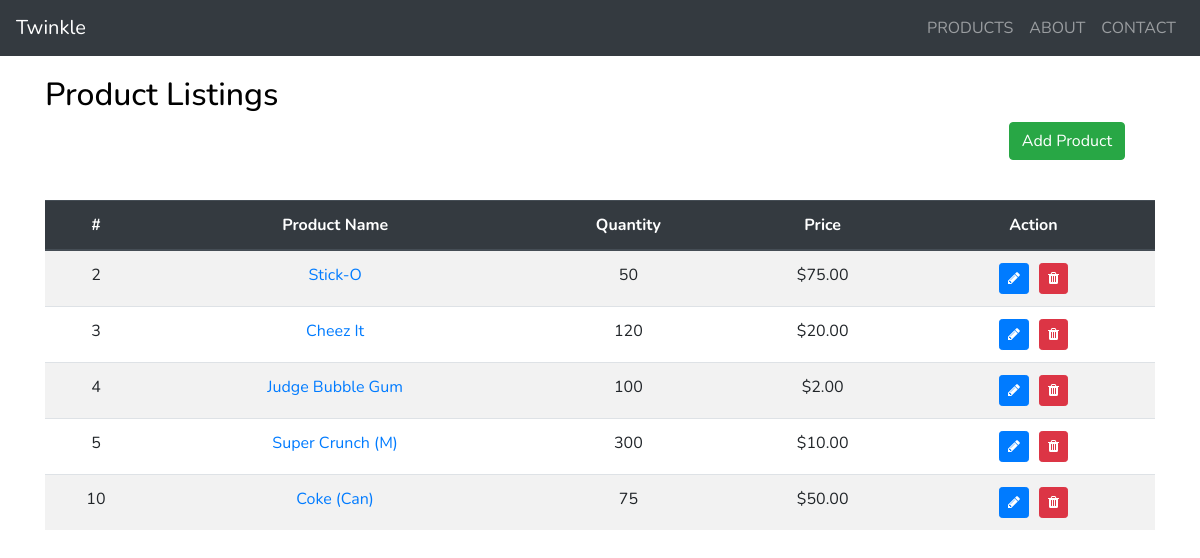
The app's page /ourProducts.php with its own data.
### tables this page shows
CREATE TABLE `products` (
  `id` int(11) NOT NULL AUTO_INCREMENT,
  `product_name` varchar(191) DEFAULT NULL,
  `product_code` varchar(191) DEFAULT NULL,
  `price` float DEFAULT NULL,
  `quantity` int(11) DEFAULT NULL,
  `img` varchar(191) DEFAULT NULL,
  `description` text,
  PRIMARY KEY (`id`)
);

### products.php (called while the page is built)
<?php
    include 'sql.php';
    if(isset($_GET['get_id'])){
        $q = 'SELECT * FROM products WHERE id = '.$_GET['get_id'];
    }else{
        $q = 'SELECT * FROM products';
    }
    $result = mysqli_query($conn, $q);
    $products = [];
    if (mysqli_num_rows($result) > 0) {
        while ($row = mysqli_fetch_assoc($result)) {
            $products[] = $row;
        }
    }
?>

### ourProducts.php (the view, shortened to what this page needs)
<?php
include 'products.php';
?>
<!DOCTYPE html>
<html lang="en">
<head>
    <link rel="stylesheet" href="https://stackpath.bootstrapcdn.com/bootstrap/4.3.1/css/bootstrap.min.css">
    <link href="https://stackpath.bootstrapcdn.com/font-awesome/4.7.0/css/font-awesome.min.css" rel="stylesheet">
    <link href="style.css" rel="stylesheet">
</head>
<body>
    <nav class="navbar navbar-expand-sm navbar-dark bg-dark">
        <a href="/month_1/" class="navbar-brand">Twinkle</a>
        <div class="collapse navbar-collapse" id="navbarMenu">
            <ul class="navbar-nav ml-auto">
                <li class="nav-item">
                    <a class="nav-link" href="#">PRODUCTS</a>
                </li>
                <li class="nav-item">
                    <a class="nav-link" href="#">ABOUT</a>
                </li>
                <li class="nav-item">
                    <a class="nav-link" href="#">CONTACT</a>
                </li>
            </ul>
        </div>
    </nav>
    <div class="container">
        <div class="clearfix" style="height: 20px;"></div>
        <div class="page-header">
            <h2 class="heads">Product Listings</h3>
        </div>
        <div class="col-md-12">
            <div class="col-md-3 offset-md-9 text-right">
                <a href="/addProduct.php" class="btn btn-success">Add Product</a>
            </div>
        </div>
        <div class="clearfix" style="height: 20px;"></div>
        <div class="clearfix" style="height: 20px;"></div>
        <table class="table table-striped">
            <thead class="thead-dark">
                <th class="text-center">#</th>
                <th class="text-center">Product Name</th>
                <th class="text-center">Quantity</th>
                <th class="text-center">Price</th>
                <th class="text-center">Action</th>
            </thead>
            <tbody>
                <?php
                $string = '';
                foreach ($products as $k => $v) {
                    $string .= '<tr>';
                    $string .= '<td class="text-center">' . $v['id'] . '</td>';
                    $string .= '<td class="text-center"><a href="' . basename(__FILE__) . '/../product_details.php?id=' . $v['id'] . '">' . $v['product_name'] . '</a></td>';
                    $string .= '<td class="text-center">' . $v['quantity'] . '</td>';
                    $string .= '<td class="text-center">$' . number_format($v['price'], 2) . '</td>';
                    $string .= '<td class="text-center"><a title="Edit" href="' . basename(__FILE__) . '/../editProduct.php?get_id=' . $v['id'] . '" class="btn btn-primary btn-sm"><i class="fa fa-pencil" aria-hidden="true"></i></a>';
                    $string .= '<a title="Delete" href="' . basename(__FILE__) . '/../deleteProduct.php?get_id=' . $v['id'] . '" class="btn btn-danger btn-sm"><i class="fa fa-trash" aria-hidden="true"></i></a>';
                    $string .= '</td>';
                    $string .= '</tr>';
                }
                echo $string;
                ?>
            </tbody>
        </table>
    </div>
</body>
</html>

### style.css (style rules this page uses)
body { margin:0; padding:0; background: #fff; color: #fff; font-family: 'Nunito', sans-serif; }
.details, .black, .form-group, .heads { color:#000 !important; }

### ourProducts.php (style rules this page uses)
.btn-sm { margin: 0 5px }

### records on screen
products: id "2", product_name "Stick-O", quantity "50", price "75.00"
products: id "3", product_name "Cheez It", quantity "120", price "20.00"
products: id "4", product_name "Judge Bubble Gum", quantity "100", price "2.00"
products: id "5", product_name "Super Crunch (M)", quantity "300", price "10.00"
products: id "10", product_name "Coke (Can)", quantity "75", price "50.00"
